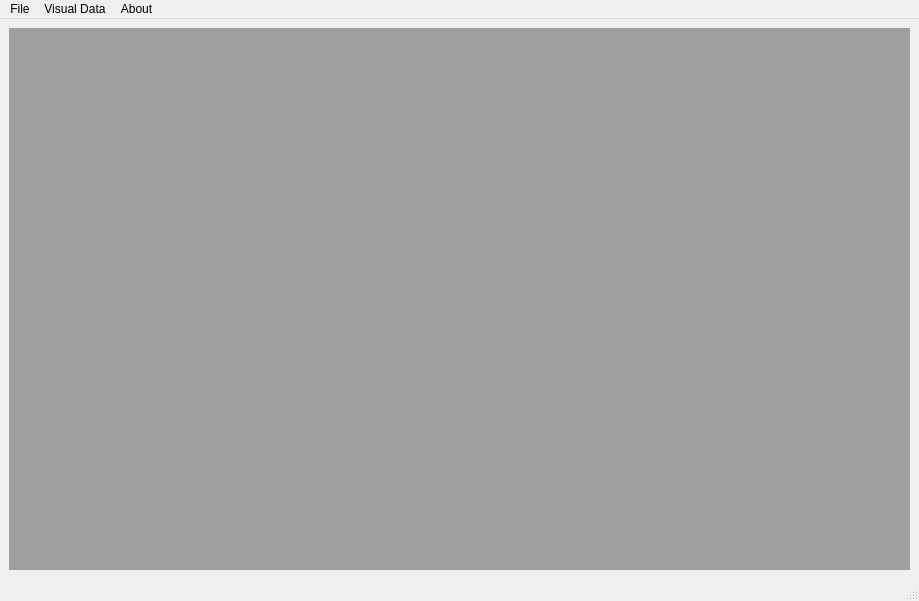
<?xml version="1.0" encoding="UTF-8"?>
<ui version="4.0">
 <class>MainWindow</class>
 <widget class="QMainWindow" name="MainWindow">
  <property name="geometry">
   <rect>
    <x>0</x>
    <y>0</y>
    <width>919</width>
    <height>601</height>
   </rect>
  </property>
  <property name="windowTitle">
   <string>VSDT - Visual Sensor Data Tools</string>
  </property>
  <property name="windowIcon">
   <iconset resource="../res/vsdt.qrc">
    <normaloff>:/icons/app.png</normaloff>:/icons/app.png</iconset>
  </property>
  <widget class="QWidget" name="centralwidget">
   <layout class="QVBoxLayout" name="verticalLayout">
    <item>
     <widget class="QMdiArea" name="mdiArea">
      <property name="viewMode">
       <enum>QMdiArea::TabbedView</enum>
      </property>
      <property name="documentMode">
       <bool>true</bool>
      </property>
      <property name="tabsClosable">
       <bool>true</bool>
      </property>
      <property name="tabsMovable">
       <bool>true</bool>
      </property>
     </widget>
    </item>
   </layout>
  </widget>
  <widget class="QMenuBar" name="menuBar">
   <property name="geometry">
    <rect>
     <x>0</x>
     <y>0</y>
     <width>919</width>
     <height>21</height>
    </rect>
   </property>
   <widget class="QMenu" name="menuFile">
    <property name="title">
     <string>File</string>
    </property>
   </widget>
   <widget class="QMenu" name="menuAbout">
    <property name="title">
     <string>About</string>
    </property>
   </widget>
   <widget class="QMenu" name="menuVisual_Data">
    <property name="title">
     <string>Visual Data</string>
    </property>
    <addaction name="newVisualDataAction"/>
    <addaction name="openVisualDataAction"/>
   </widget>
   <addaction name="menuFile"/>
   <addaction name="menuVisual_Data"/>
   <addaction name="menuAbout"/>
  </widget>
  <widget class="QStatusBar" name="statusBar"/>
  <action name="actionVisualDataManager">
   <property name="icon">
    <iconset resource="../res/vsdt.qrc">
     <normaloff>:/icons/frame_timestamp.png</normaloff>:/icons/frame_timestamp.png</iconset>
   </property>
   <property name="text">
    <string>Visual Data Manager</string>
   </property>
  </action>
  <action name="actionSensorDataManager">
   <property name="icon">
    <iconset resource="../res/vsdt.qrc">
     <normaloff>:/icons/sensor_manager.png</normaloff>:/icons/sensor_manager.png</iconset>
   </property>
   <property name="text">
    <string>Sensor Data Manager</string>
   </property>
  </action>
  <action name="newVisualDataAction">
   <property name="text">
    <string>New Visual Data</string>
   </property>
  </action>
  <action name="openVisualDataAction">
   <property name="text">
    <string>Open Visual Data</string>
   </property>
  </action>
 </widget>
 <resources>
  <include location="../res/vsdt.qrc"/>
 </resources>
 <connections/>
</ui>
